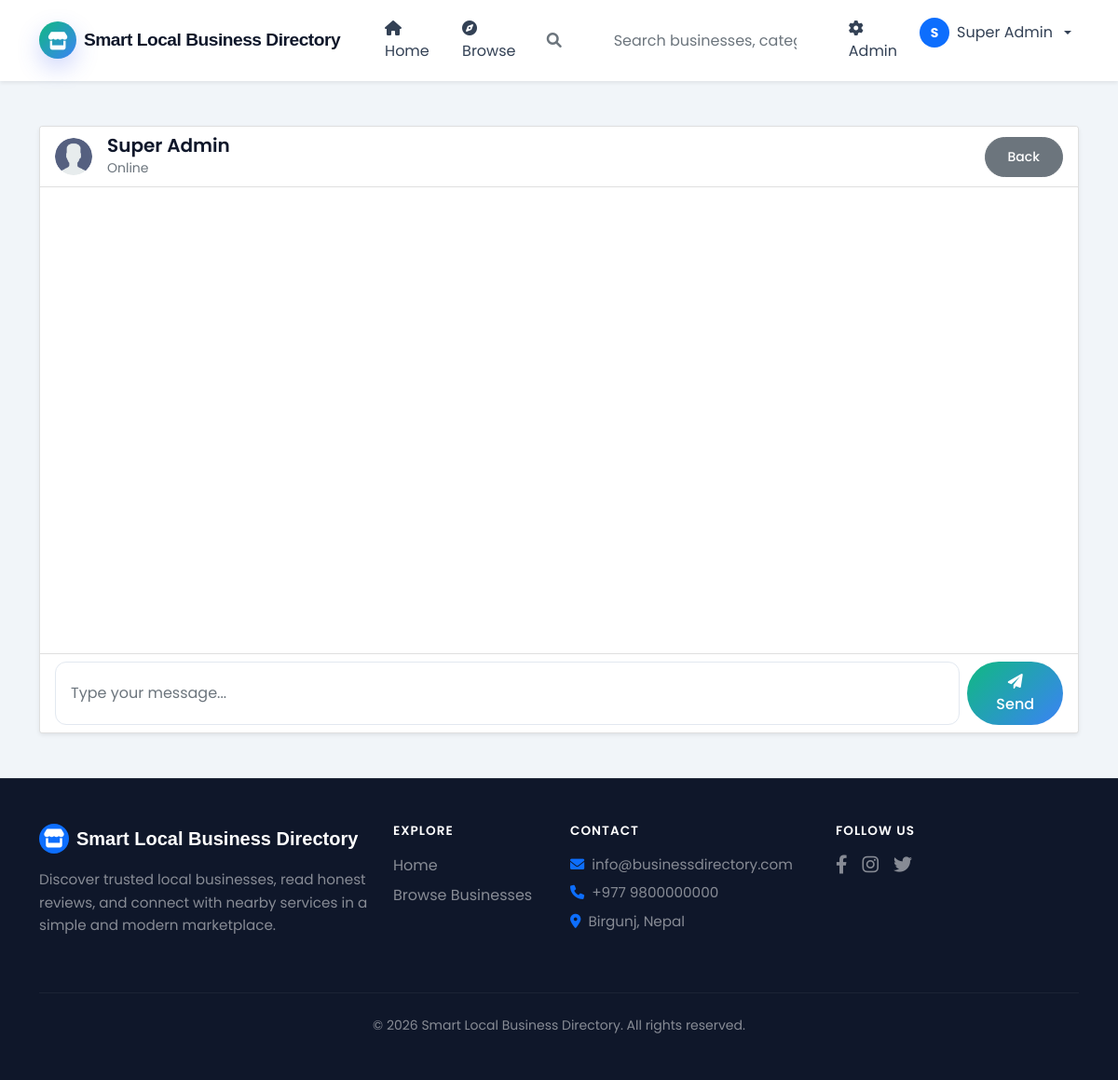
The app's page /smart-business-directory/chat/chat.php?user=1 (signed in) with its own data.
### tables this page shows
CREATE TABLE system_settings (
    setting_id INT PRIMARY KEY AUTO_INCREMENT,
    setting_key VARCHAR(100) UNIQUE NOT NULL,
    setting_value TEXT,
    setting_type ENUM('text', 'number', 'boolean', 'json', 'file') DEFAULT 'text',
    description TEXT,
    updated_by INT,
    updated_at TIMESTAMP DEFAULT CURRENT_TIMESTAMP ON UPDATE CURRENT_TIMESTAMP,
    FOREIGN KEY (updated_by) REFERENCES users(user_id) ON DELETE SET NULL,
    INDEX idx_key (setting_key)
);

CREATE TABLE users (
    user_id INT PRIMARY KEY AUTO_INCREMENT,
    fullname VARCHAR(100) NOT NULL,
    email VARCHAR(100) UNIQUE NOT NULL,
    password VARCHAR(255) NOT NULL,
    phone VARCHAR(20),
    alternative_phone VARCHAR(20),
    address TEXT,
    city VARCHAR(100),
    state VARCHAR(100),
    pincode VARCHAR(10),
    latitude DECIMAL(10,8),
    longitude DECIMAL(11,8),
    role ENUM('admin', 'business_owner', 'user') DEFAULT 'user',
    profile_image VARCHAR(255) DEFAULT 'default-avatar.png',
    email_verified BOOLEAN DEFAULT FALSE,
    phone_verified BOOLEAN DEFAULT FALSE,
    verification_token VARCHAR(100),
    reset_token VARCHAR(100),
    reset_expires DATETIME,
    is_active BOOLEAN DEFAULT TRUE,
    last_login DATETIME,
    login_attempts INT DEFAULT 0,
    created_at TIMESTAMP DEFAULT CURRENT_TIMESTAMP,
    updated_at TIMESTAMP DEFAULT CURRENT_TIMESTAMP ON UPDATE CURRENT_TIMESTAMP,
    INDEX idx_email (email),
    INDEX idx_role (role),
    INDEX idx_city (city),
    INDEX idx_status (is_active)
);

### smart-business-directory/includes/config.php (called while the page is built, shortened)
<?php
$conn = @mysqli_connect(DB_HOST, DB_USER, DB_PASS, DB_NAME);
mysqli_set_charset($conn, "utf8mb4");
function getSetting($key, $default = '') {
    global $conn;
    $key = mysqli_real_escape_string($conn, $key);
    $query = "SELECT setting_value FROM system_settings WHERE setting_key = '$key'";
    $result = mysqli_query($conn, $query);
    if ($row = mysqli_fetch_assoc($result)) {
        $value = json_decode($row['setting_value'], true);
        return isset($value['value']) ? $value['value'] : $default;
    }
    return $default;
}
?>

### smart-business-directory/includes/functions.php (called while the page is built, shortened)
<?php
require_once 'config.php';
function isLoggedIn() {
    return isset($_SESSION['user_id']) && isset($_SESSION['logged_in']) && $_SESSION['logged_in'] === true;
}
function hasRole($role) {
    return isLoggedIn() && isset($_SESSION['role']) && $_SESSION['role'] == $role;
}
function isAdmin() {
    return hasRole('admin');
}
function getUserById($user_id) {
    global $conn;
    $query = "SELECT * FROM users WHERE user_id = $user_id";
    $result = mysqli_query($conn, $query);
    return mysqli_fetch_assoc($result);
}
?>

### smart-business-directory/chat/chat.php (the view, shortened to what this page needs)
<?php
require_once '../includes/config.php';
require_once '../includes/functions.php';
$other_user_id = isset($_GET['user']) ? (int)$_GET['user'] : 0;
$other_user = getUserById($other_user_id);
include '../includes/navbar.php';
?>
<div class="container my-5">
    <div class="card shadow-sm">
        <div class="card-header bg-white">
            <div class="d-flex align-items-center">
                <img src="<?php echo UPLOAD_URL . 'avatars/' . ($other_user['profile_image'] ?? 'default-avatar.png'); ?>"
                     class="rounded-circle me-3" width="40" height="40" style="object-fit: cover;">
                <div>
                    <h5 class="mb-0"><?php echo $other_user['fullname']; ?></h5>
                    <small class="text-muted">Online</small>
                </div>
                <a href="javascript:history.back()" class="btn btn-sm btn-secondary ms-auto">Back</a>
            </div>
        </div>
        <div class="card-body" style="height: 500px; overflow-y: auto;" id="chatMessages">
        </div>
        <div class="card-footer bg-white">
            <form id="chatForm" class="d-flex gap-2">
                <input type="text" name="message" class="form-control" placeholder="Type your message..." required>
                <button type="submit" class="btn btn-primary"><i class="fas fa-paper-plane"></i> Send</button>
            </form>
        </div>
    </div>
</div>
<?php include '../includes/footer.php'; ?>

### smart-business-directory/includes/navbar.php (shortened to what this page needs)
<?php
$site_name = getSetting('site_name');
?>
<!DOCTYPE html>
<html lang="en">
<head>
    <link href="https://cdn.jsdelivr.net/npm/bootstrap@5.1.3/dist/css/bootstrap.min.css" rel="stylesheet">
    <link rel="stylesheet" href="https://cdnjs.cloudflare.com/ajax/libs/font-awesome/6.0.0/css/all.min.css">
    <link rel="stylesheet" href="<?php echo SITE_URL; ?>assets/css/style.css">
</head>
<body>
<nav class="navbar navbar-expand-lg site-navbar sticky-top shadow-sm" style="background: rgba(15, 23, 42, 0.95); backdrop-filter: blur(10px); border-bottom: 1px solid rgba(255,255,255,0.1);">
    <div class="container">
        <a class="navbar-brand text-white fw-bold d-flex align-items-center gap-2" href="<?php echo SITE_URL; ?>">
            <span class="brand-mark bg-primary text-white rounded-circle d-flex align-items-center justify-content-center" style="width: 40px; height: 40px;"><i class="fas fa-store"></i></span>
            <span style="font-family: 'Outfit', sans-serif; letter-spacing: -0.5px;"><?php echo $site_name ?: 'LocalConnect'; ?></span>
        </a>
        <div class="collapse navbar-collapse" id="navbarMain">
            <ul class="navbar-nav me-auto mb-2 mb-lg-0 gap-2 ms-lg-4">
                <li class="nav-item">
                    <a class="nav-link text-white-50 hover-white transition" href="<?php echo SITE_URL; ?>">
                        <i class="fas fa-home me-1"></i>Home
                    </a>
                </li>
                <li class="nav-item">
                    <a class="nav-link text-white-50 hover-white transition" href="<?php echo SITE_URL; ?>businesses.php">
                        <i class="fas fa-compass me-1"></i>Browse
                    </a>
                </li>
            </ul>
            <form class="site-search me-3 position-relative" action="<?php echo SITE_URL; ?>search.php" method="GET" id="searchForm" style="min-width: 300px;">
                <div class="input-group">
                    <span class="input-group-text bg-white border-end-0 rounded-start-pill ps-3 text-muted" style="border-color: rgba(255,255,255,0.2);">
                        <i class="fas fa-search"></i>
                    </span>
                    <input class="form-control border-start-0 rounded-end-pill shadow-none" type="search" name="q" placeholder="Search businesses, categories..." aria-label="Search" id="searchInput" style="background: white; border-color: rgba(255,255,255,0.2);">
                </div>
            </form>
            <ul class="navbar-nav ms-auto gap-2">
                <?php if(isLoggedIn()): ?>
                    <?php if(isAdmin()): ?>
                    <li class="nav-item">
                        <a class="nav-link text-white-50 hover-white transition" href="<?php echo SITE_URL; ?>admin/">
                            <i class="fas fa-cog me-1"></i>Admin
                        </a>
                    </li>
                    <?php endif; ?>
                    <li class="nav-item dropdown">
                        <a class="nav-link dropdown-toggle text-white d-flex align-items-center gap-2" href="#" id="userDropdown" role="button" data-bs-toggle="dropdown">
                            <div class="rounded-circle bg-primary text-white d-flex align-items-center justify-content-center fw-bold" style="width: 32px; height: 32px; font-size: 14px;">
                                <?php echo substr($_SESSION['fullname'], 0, 1); ?>
                            </div>
                            <?php echo $_SESSION['fullname']; ?>
                        </a>
                    </li>
                <?php endif; ?>
            </ul>
        </div>
    </div>
</nav>

### smart-business-directory/includes/footer.php (shortened to what this page needs)
    <footer class="site-footer mt-5 text-white" style="background: #0f172a; border-top: 1px solid rgba(255,255,255,0.1);">
        <div class="container py-5">
            <div class="row g-4 align-items-start">
                <div class="col-lg-4">
                    <h5 class="fw-bold mb-3 d-flex align-items-center gap-2">
                        <span class="bg-primary text-white rounded-circle d-flex align-items-center justify-content-center" style="width: 32px; height: 32px;"><i class="fas fa-store"></i></span>
                        <span style="font-family: 'Outfit', sans-serif;"><?php echo getSetting('site_name') ?: 'LocalConnect'; ?></span>
                    </h5>
                    <p class="text-white-50 mb-0" style="font-size: 0.95rem; line-height: 1.6;">Discover trusted local businesses, read honest reviews, and connect with nearby services in a simple and modern marketplace.</p>
                </div>
                <div class="col-lg-2 col-md-4">
                    <h6 class="fw-semibold mb-3 text-uppercase" style="letter-spacing: 1px; font-size: 0.85rem;">Explore</h6>
                    <ul class="list-unstyled">
                        <li class="mb-2"><a href="<?php echo SITE_URL; ?>" class="text-white-50 text-decoration-none hover-white transition">Home</a></li>
                        <li class="mb-2"><a href="<?php echo SITE_URL; ?>businesses.php" class="text-white-50 text-decoration-none hover-white transition">Browse Businesses</a></li>
                    </ul>
                </div>
                <div class="col-lg-3 col-md-4">
                    <h6 class="fw-semibold mb-3 text-uppercase" style="letter-spacing: 1px; font-size: 0.85rem;">Contact</h6>
                    <ul class="list-unstyled text-white-50" style="font-size: 0.95rem;">
                        <li class="mb-2"><i class="fas fa-envelope me-2 text-primary"></i><?php echo getSetting('contact_email') ?: 'info@localconnect.com'; ?></li>
                        <li class="mb-2"><i class="fas fa-phone me-2 text-primary"></i><?php echo getSetting('contact_phone') ?: '+977 9812345678'; ?></li>
                        <li><i class="fas fa-map-marker-alt me-2 text-primary"></i>Birgunj, Nepal</li>
                    </ul>
                </div>
                <div class="col-lg-3 col-md-4">
                    <h6 class="fw-semibold mb-3 text-uppercase" style="letter-spacing: 1px; font-size: 0.85rem;">Follow Us</h6>
                    <div class="d-flex gap-3 flex-wrap">
                        <a href="#" class="text-white-50 hover-white transition" aria-label="Facebook"><i class="fab fa-facebook-f fa-lg"></i></a>
                        <a href="#" class="text-white-50 hover-white transition" aria-label="Instagram"><i class="fab fa-instagram fa-lg"></i></a>
                        <a href="#" class="text-white-50 hover-white transition" aria-label="Twitter"><i class="fab fa-twitter fa-lg"></i></a>
                    </div>
                </div>
            </div>
            <div class="footer-bottom mt-5 pt-4" style="border-top: 1px solid rgba(255,255,255,0.05);">
                <div class="d-flex justify-content-center align-items-center flex-wrap">
                    <p class="mb-0 text-white-50 small text-center">&copy; <?php echo date('Y'); ?> <?php echo getSetting('site_name') ?: 'LocalConnect'; ?>. All rights reserved.</p>
                </div>
            </div>
        </div>
    </footer>
</body>
</html>

### smart-business-directory/assets/css/style.css (style rules this page uses)
:root { --primary: #10b981; --primary-dark: #047857; --secondary: #3b82f6; --success: #10b981; --danger: #ef4444; --warning: #f59e0b; --info: #3b82f6; --dark: #0f172a; --light: #f1f5f9; --gray: #64748b; --gray-light: #e2e8f0; --white: #ffffff; --black: #000000; }
* { margin: 0; padding: 0; box-sizing: border-box; }
body { font-family: 'Poppins', sans-serif; background-color: var(--light); color: var(--dark); overflow-x: hidden; }
h1, h2, h3, h4, h5, h6 { font-weight: 600; }
.btn { border-radius: 50px; padding: 10px 24px; font-weight: 500; transition: all 0.3s ease; }
.btn-primary { background: linear-gradient(135deg, var(--primary) 0%, var(--secondary) 100%); border: none; }
.site-navbar { background: rgba(255, 255, 255, 0.96) !important; backdrop-filter: blur(12px); box-shadow: 0 10px 30px rgba(15, 23, 42, 0.08); border-bottom: 1px solid rgba(226, 232, 240, 0.8); }
.site-navbar .navbar-brand { color: var(--dark) !important; font-weight: 700; font-size: 1.2rem; display: flex; align-items: center; gap: 0.75rem; }
.site-navbar .brand-mark { width: 42px; height: 42px; display: inline-flex; align-items: center; justify-content: center; border-radius: 12px; color: white; background: linear-gradient(135deg, var(--primary) 0%, var(--secondary) 100%); box-shadow: 0 10px 25px rgba(67, 97, 238, 0.25); }
.site-navbar .nav-link { color: #334155 !important; padding: 0.7rem 0.95rem; border-radius: 999px; transition: all 0.25s ease; }
.site-search { position: relative; display: flex; align-items: center; width: min(360px, 100%); }
.site-search .form-control { border-radius: 999px 0 0 999px; padding-left: 2.8rem; height: 46px; border: 1px solid #e2e8f0; }
.site-footer { background: linear-gradient(135deg, #0f172a 0%, #1e293b 100%); color: #f8fafc; border-top: 1px solid rgba(255, 255, 255, 0.08); }
.site-footer a { color: rgba(255, 255, 255, 0.78); text-decoration: none; }
.site-footer .footer-bottom { border-top: 1px solid rgba(255, 255, 255, 0.12); }
.form-control, .form-select { border-radius: 12px; padding: 12px 16px; border: 1px solid var(--gray-light); transition: all 0.3s ease; }
.input-group-text { border-radius: 12px 0 0 12px; background: white; }
.transition { transition: all 0.3s ease; }

### records on screen
system_settings: setting_value "Smart Local Business Directory"
users: profile_image (placeholder picture), fullname "Super Admin"
system_settings: setting_value "info@businessdirectory.com"
system_settings: setting_value "+977 9800000000"

### other values on screen
substr($_SESSION['fullname'], 0, 1) "S"
$_SESSION['fullname'] "Super Admin"
